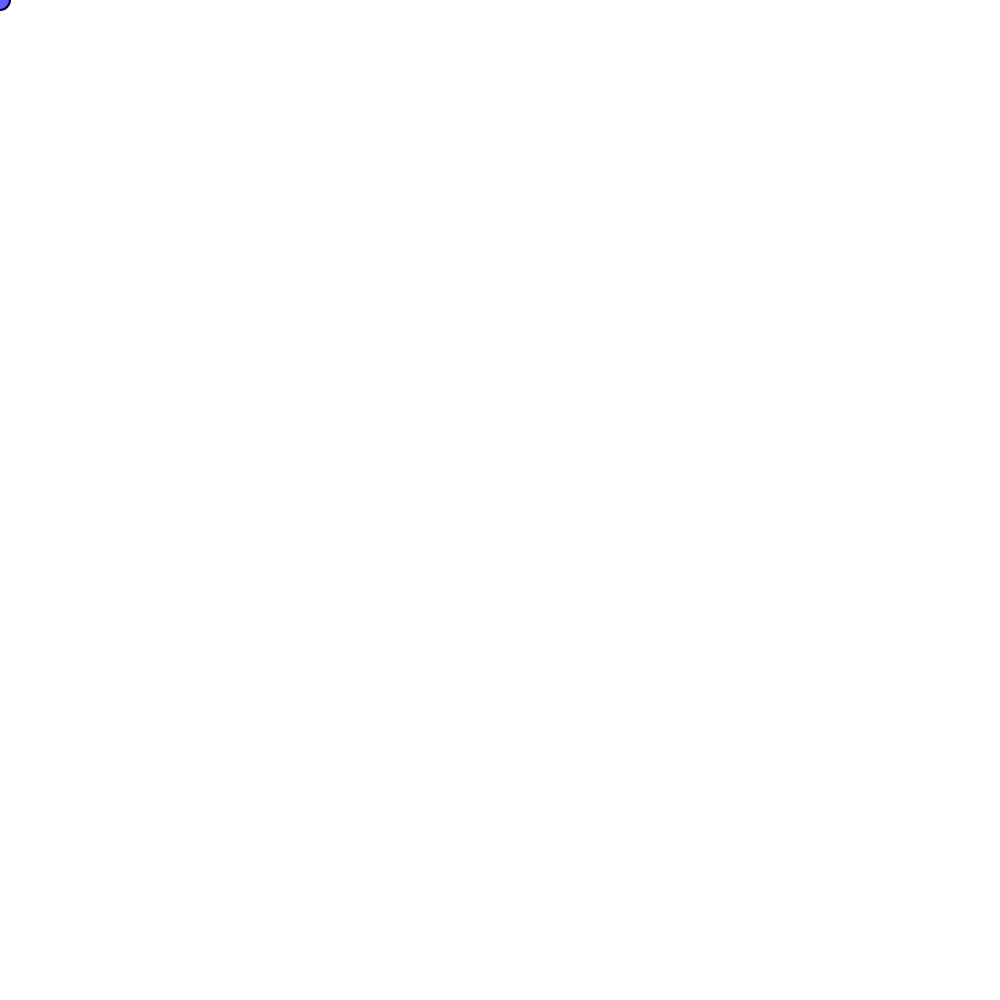
Frame 1 (no input)
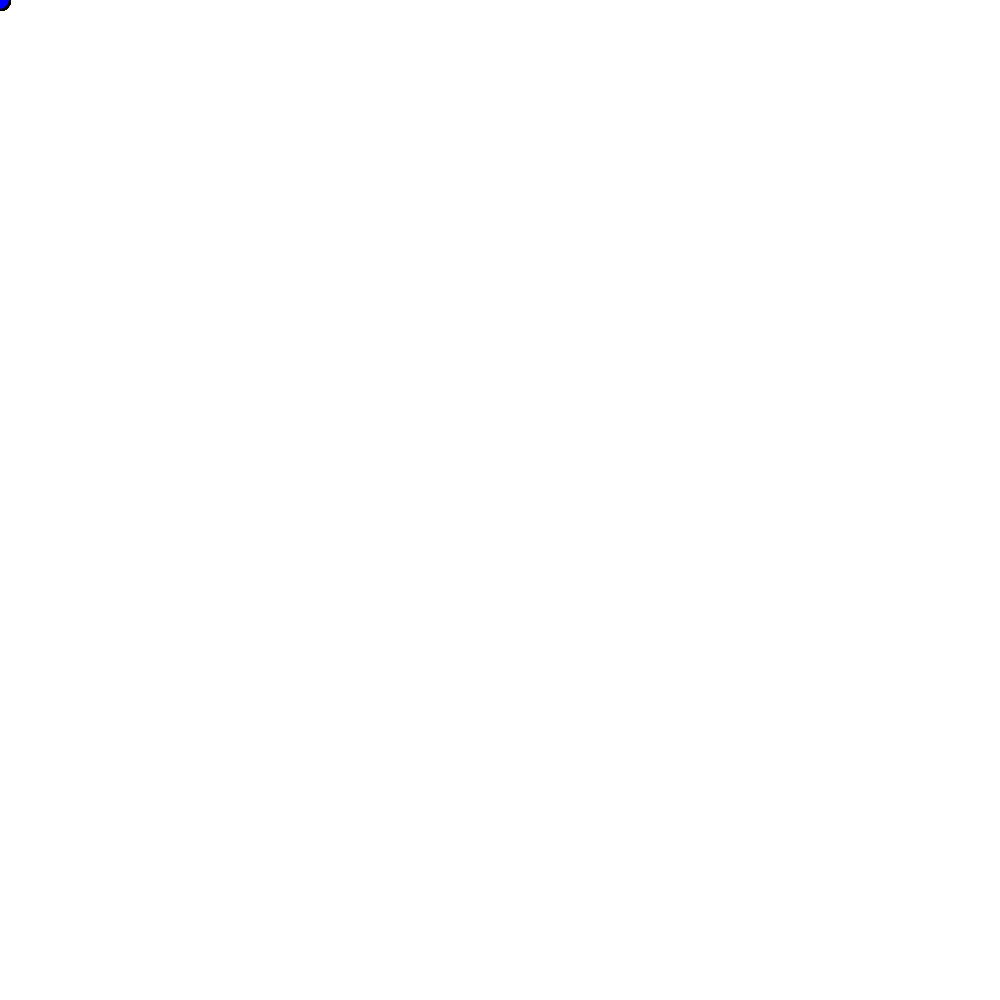
Frame 60 (no input)
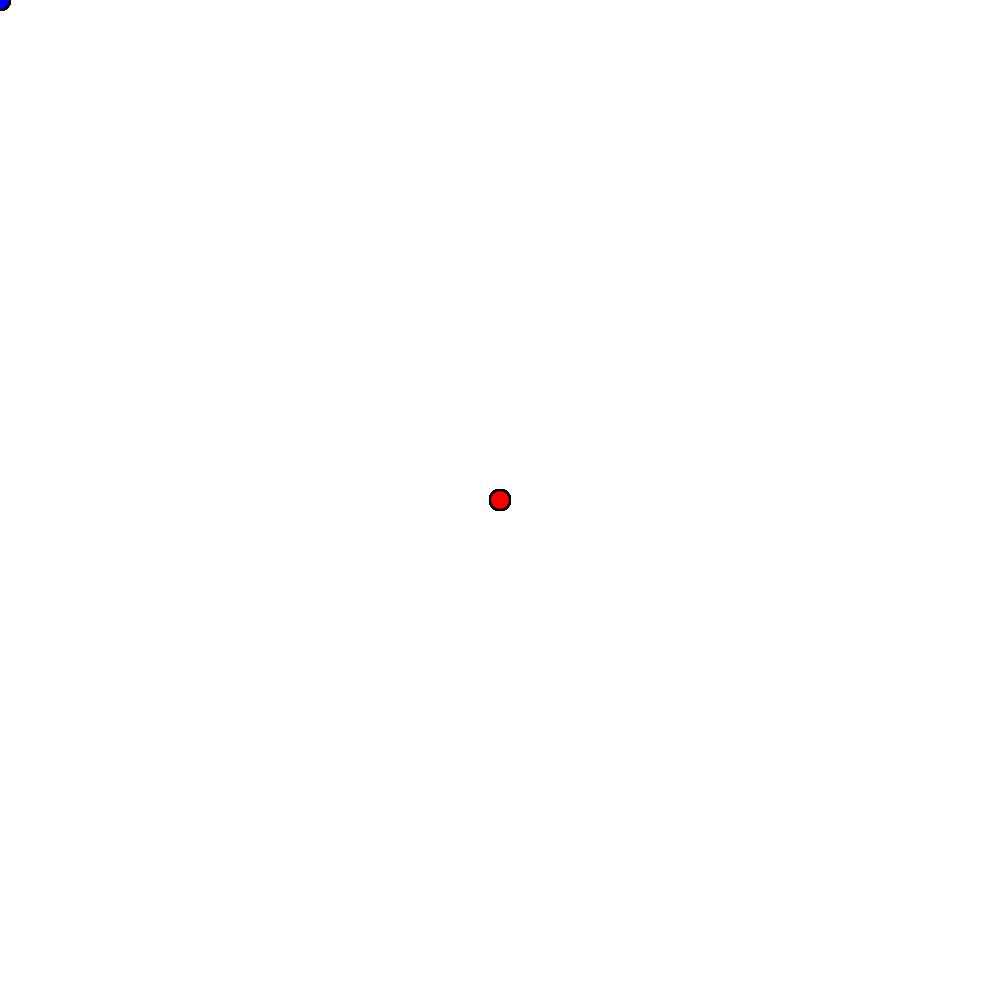
Frame 120 (the mouse pressed at the canvas centre since frame 60)

The p5.js sketch that drew these frames (run headless with seeded random() and noise() and a simulated clock; from frame 60 on, the mouse is pressed at the canvas centre):

// p5.js sketch
// ── sketch.js
function setup() {
  createCanvas(1000,1000);
  }
  function draw()
  {
  if (mouseIsPressed) {
  fill(255, 0, 0, 160);
  strokeWeight(2)
  ellipse(mouseX,mouseY,20)
  }else {
  fill(0, 0, 255, 160);
  strokeWeight(2)
  ellipse(mouseX,mouseY,20)
  }
  
  }
  
  
